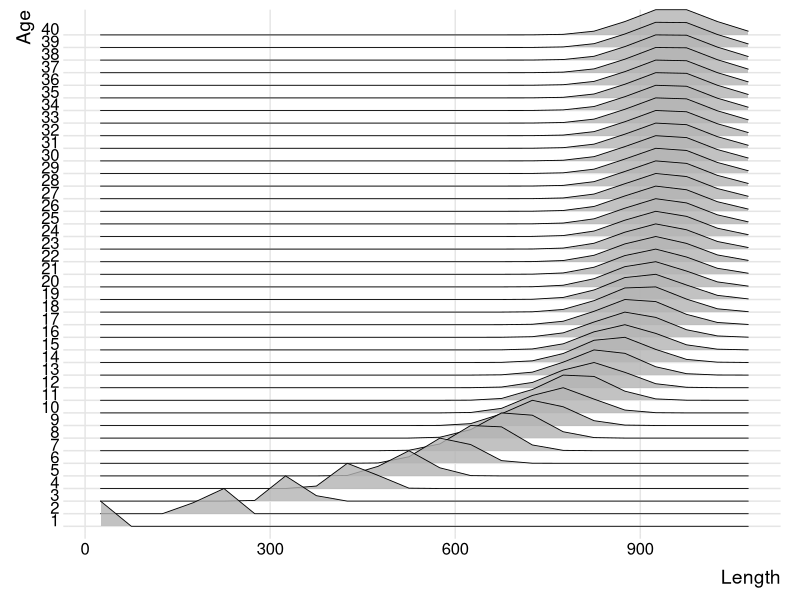
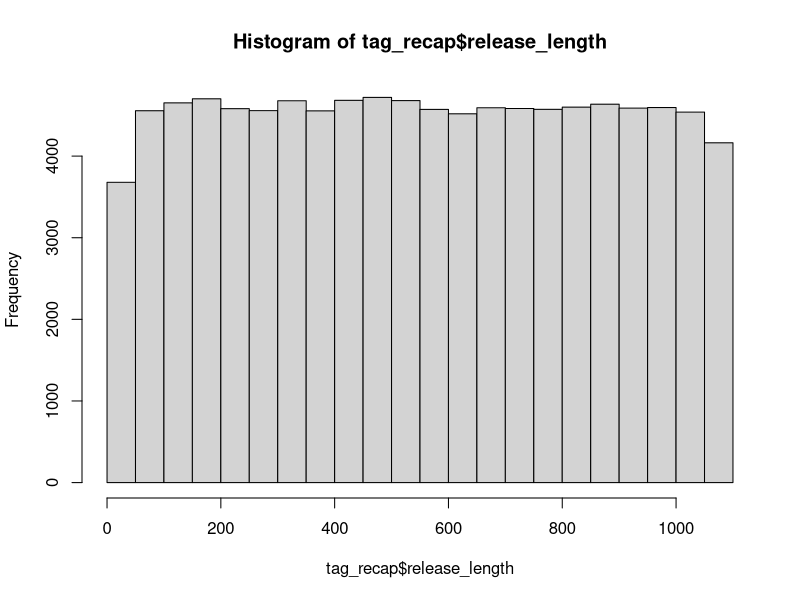
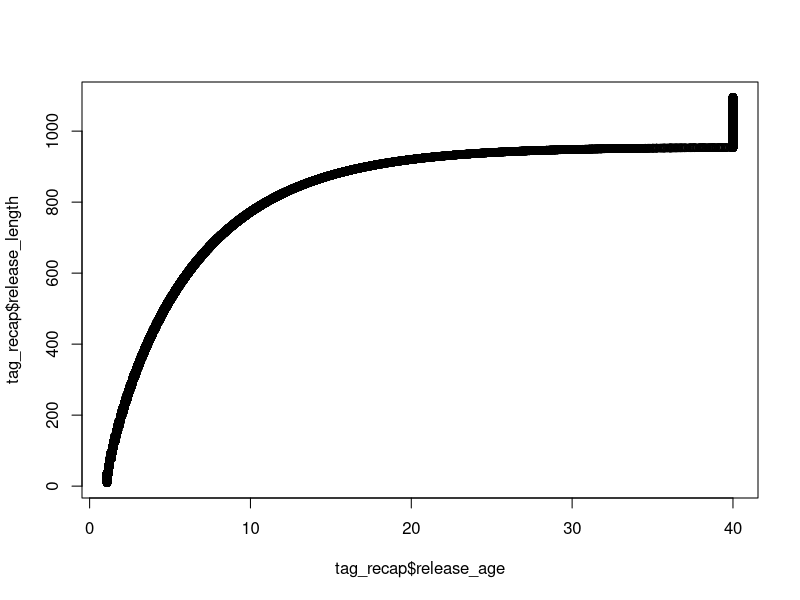
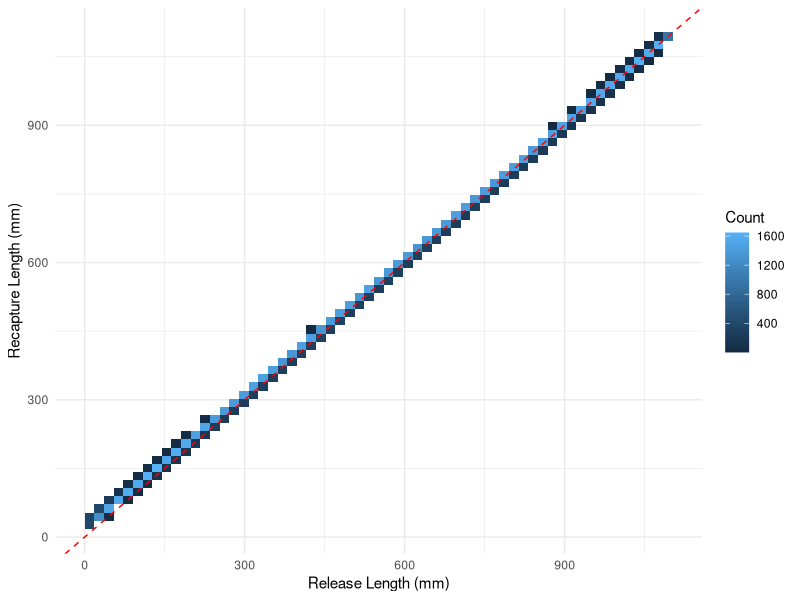
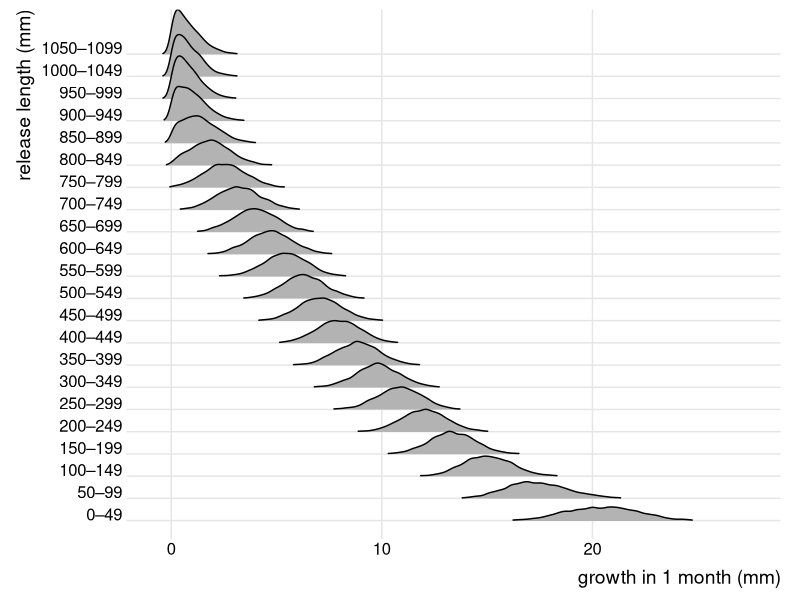
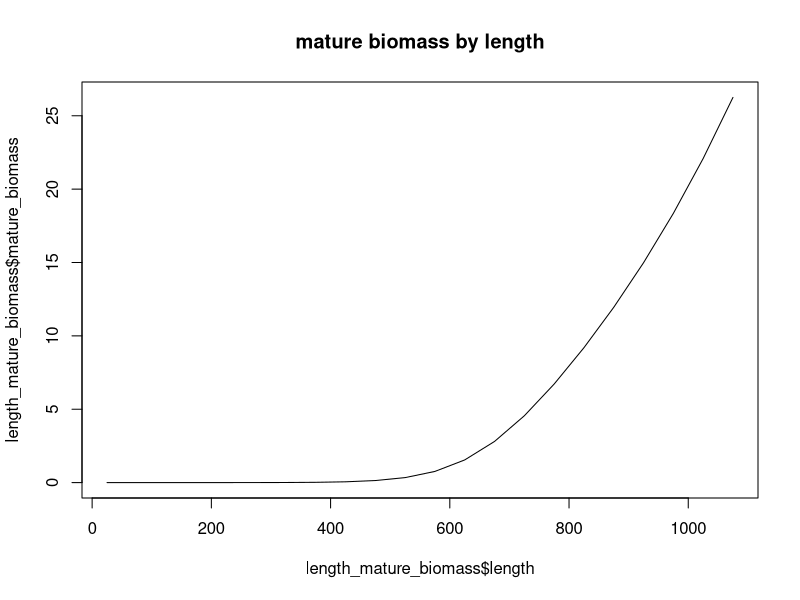
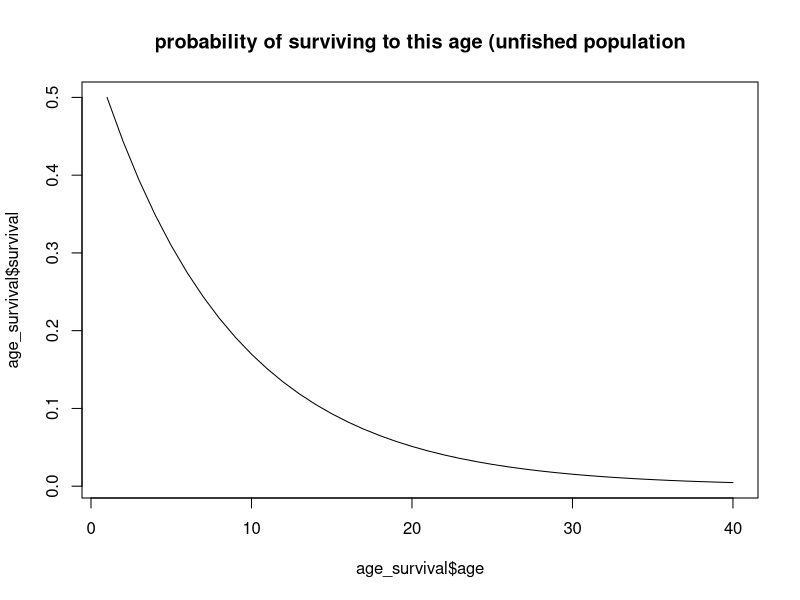
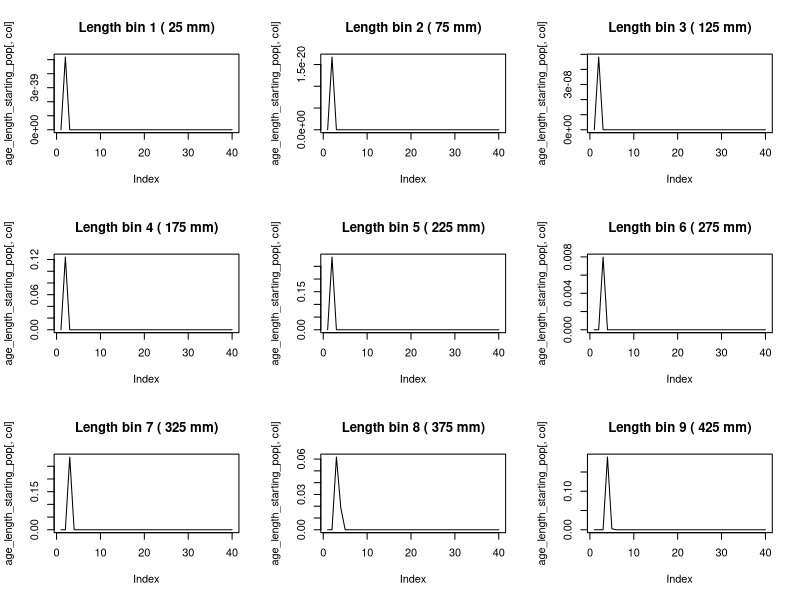

R code for these plots, in order: (Note: this script raises an error after producing the figures.)
# -----------------------------------------------------------------------------

# Project: Wadandi Pink Snapper Population Model
# Data:    Values from the literature
# Task:    Set up populations
# Author:  Lise Fournier-Carnoy / adapted from Charlotte Aston
# Date:    May 2026

# -----------------------------------------------------------------------------

# Status: May 2026 update: trying to switch from age-based to length-based system

# -----------------------------------------------------------------------------

rm(list = ls())

# Load libraries

library(tidyverse)
library(sf)
library(raster)
library(stringr)
library(forcats)
library(RColorBrewer)
library(geosphere)
library(abind)

# we need a population to start the C++ model.
# the start population must be stable and realistic, given the species, the size of the simulation area etc.
# for this, we must know (1.) how the species grows/matures, then (2.) what population size/structure the area *can* support (carrying capacity),
# which will allow us to calculate (3.) what the population size/structure would be under a stable amount of fishing.

# the first two steps are calculated in a 'per recruit' unit, which takes a hypothetical R0=1 recruit through all ages, calculating the hypothetical survival probability, maturity probability and mature biomass
# we then rescale the values from these two first steps to real numbers of fish.

# from this, we can calculate (4.) our start population.
# we need step 2. because the Beverton-Holt equation (which the C++ code runs) calculates density-dependent recruitment (limited by the carrying capacity)


## STEP 0: life history values ================================================

year_end <- 2024
year_start <- 1900
n_yrs <- 2024-1900 # number of years modelled

max_age <- 40 # table 4.2 https://library.dpird.wa.gov.au/cgi/viewcontent.cgi?article=1240&context=fr_rr#page=12.15


### length parameters ----

# Von Bertalanffy Parameters (from Table 2, lower west coast, both sexes combined, https://academic.oup.com/icesjms/article/74/1/180/2669555?login=false#186901916)
# Linf  <- 1136 # hypothetical asymptotic length at infinite age (mm)
# k     <- 0.12 # growth coefficient, (/year)
# t0    <- -0.42 # hypothetical age at length = 0 (y)

# Schnute equation parameters - found to fit Yijarup better, table 4.2 https://library.dpird.wa.gov.au/cgi/viewcontent.cgi?article=1240&context=fr_rr#page=12.15
l1 <- 0
l2 <- (927.2 + 915.9)/2 # average of females and males
t1 <- 0
t2 <- 20
a <- (0.160 + 0.168)/2 # "constant relative rate of relative growth rate", Schnute 1981, average of females and males
b <- (1.239 + 1.206)/2 # "incremental relative rate of relative growth rate", Schnute 1981, average of females and males

max_length <- 1095 # in mm, table 4.2 https://library.dpird.wa.gov.au/cgi/viewcontent.cgi?article=1240&context=fr_rr#page=12.15

# age-length standard deviation parameters, for Pinkies, table 1 in Crisafulli et al. 2025 https://www.sciencedirect.com/science/article/pii/S0165783624003023#sec0140
al_cv <- 0.066

# length bin size we'll use in the model
length_bin_size <- 50 # mm. i used 10mm previously but that makes the model too slow.

### weight parameters ----

# weight-length relationship (W = WLa*(forklength^WLb)) , table 4.2 https://library.dpird.wa.gov.au/cgi/viewcontent.cgi?article=1240&context=fr_rr#page=12.15
WLa <- 3.67*10^-5
WLb <- 2.83


### maturity parameters ----

# age at maturity
M50 <- (6.7 + 5.5)/2 # female male average, A50 in table 4.2 https://library.dpird.wa.gov.au/cgi/viewcontent.cgi?article=1240&context=fr_rr#page=12.15
M95 <- (12.9 + 12.3)/2 # female male average, A95 table 4.2 https://library.dpird.wa.gov.au/cgi/viewcontent.cgi?article=1240&context=fr_rr#page=12.15

# length at maturity
L50 <- 660 # females only available, L50 in table 4.2 https://library.dpird.wa.gov.au/cgi/viewcontent.cgi?article=1240&context=fr_rr#page=12.15
L95 <- 900 # females only available, L95 in table 4.2 https://library.dpird.wa.gov.au/cgi/viewcontent.cgi?article=1240&context=fr_rr#page=12.15


### spawning/recruitment parameters ----

prop_f <- 0.5 # proportion expected to be females

# Beverton-Holt Parameters
h   <- 0.75 # table 7.4 p.68 https://library.dpird.wa.gov.au/cgi/viewcontent.cgi?article=1240&context=fr_rr#page=12.15
R0  <- 1 # initial recruitment, hypothetical number. do not change!!

# batch fecundity = a * length^b
fecundity_a <- 9.436*10^-5 # table 4.2 https://library.dpird.wa.gov.au/cgi/viewcontent.cgi?article=1240&context=fr_rr#page=12.15
fecundity_b <- 3.359 # table 4.2 https://library.dpird.wa.gov.au/cgi/viewcontent.cgi?article=1240&context=fr_rr#page=12.15

hyperallo <- (1.26 + 1.14 + 1.33)/3 # THIS VALUE IS CORRECT FOR WEIGHT, NOT AGE OR LENGTH !! average from 3 Sparids in Barneche 2018 (1.26, 1.14 and 1.33)


### mortality/fishing parameters ----

M <- 0.12 # yearly natural mortality, table 4.2 https://library.dpird.wa.gov.au/cgi/viewcontent.cgi?article=1240&context=fr_rr#page=12.15

# selectivity - for now considered as the same for rec and commercial fishing, as even Wise et al. 2007 group them together, p.99. https://library.dpird.wa.gov.au/cgi/viewcontent.cgi?article=1206&context=fr_rr#page=94.59 
# parameter of selectivity ogive
#V50 <- 3.701 # Table 6.3.8, v50 from https://researchlibrary.agric.wa.gov.au/cgi/viewcontent.cgi?article=1029&context=fr_rr
#V95 <-  5.290 # Table 6.3.8, v95 from https://researchlibrary.agric.wa.gov.au/cgi/viewcontent.cgi?article=1029&context=fr_rr

V50 <- 144 # table 4, LV50 in https://www.sciencedirect.com/science/article/pii/S0165783624003023?via%3Dihub
V95 <- 212 # table 4, LV95 in https://www.sciencedirect.com/science/article/pii/S0165783624003023?via%3Dihub

PRM <- 0.25 # see p.36 in Fisher et al. 2025 https://library.dpird.wa.gov.au/cgi/viewcontent.cgi?article=1001&context=fish_rar#page=108.08

# -- McLennan et al. 2014 finds post-release survival after barotrauma treatment to be 88%, same for all depths, all sizes of fish.
# -- Maggs et al. 2024 finds the hook site (lip, body or gut) and depth both sig. affects PRM.
# -- Grixti et al. 2010 finds that PRM in deep waters (48%) is lower than shallow (97%).

eq.init.fish <-  0.025 # this is equilibrium instantaneous fishing mortality?? a low level of fishing effort to apply to the hypothetical fish population so that it stabilises for the burn-in.


## STEP 1: set up life history value ==========================================

# below we use the published life history values to obtain mean values of length-at-age and the weight-at-mean-length-at-age.
mean_life_hist <- data.frame(
  #age = seq(1, 1 + step * (max_age * 12 - 1), by = step)) %>% # each age (1, 2, 3 year old) is split into 12 - this was before i made this into a yearly thing.
  age = 1:max_age) %>%
  
  mutate(
    length = ((l1^b+(l2^b-l1^b))*((1-exp(-a*(age-t1)))/(1-exp(-a*(t2-t1)))))^(1/b), # this is the Schnute equation, replaces the VB equation.
    # length_vb = Linf * (1 - exp(-k * (age - t0))), # this is the old VB equation
    weight = WLa * (length^WLb) / 1000 # divide by 1000 to get in kg 
  ) %>% 
  glimpse()

# from this, let's add uncertainty (because not every 1yo fish will be the same length)
# we'll make a age x length matrix that tells us how likely it is that a fish of age x is of length a, b, c, etc.
lengths <- (0:(max_length)) # start at zero, but all lengths should start at 10mm (see here for post settlement juvenile size ref https://rsnz.onlinelibrary.wiley.com/doi/10.1080/00288330.2014.892013)

# define your length bins (e.g. 50mm bins)
bin_breaks <- seq(0, round(max_length, digits = -1), by = length_bin_size)
bin_labels <- seq_along(bin_breaks[-1])  # indices 1 to n_bins
lengths_bins <- lengths[seq(1, length(lengths), length_bin_size)] # 5cm bins

bin_mids <- bin_breaks[-length(bin_breaks)] + (length_bin_size/2)  # midpoints

length_age_matrix <- matrix(0,
                            nrow = length(mean_life_hist$age),
                            ncol = length(bin_mids), # length bins
                            dimnames = list(as.numeric(mean_life_hist$age), 
                                            as.numeric(bin_mids)))

schnute_length <- function(AGE, l1, l2, t1, t2, a, b) {
  L <- (l1^b + (l2^b - l1^b) * (1 - exp(-a * (AGE - t1))) / (1 - exp(-a * (t2 - t1))))^(1 / b)
  pmin(L, max_length)
} # this function is to obtain the expected length at AGE years old 

for (i in 1:nrow(length_age_matrix)) {
  
  biological_age <- i-1 # the model considers 1yo fish to be a full year old, even though they have just recruited. correct that
  
  if (biological_age == 0) {
    mean_length <- 10  # minimum recruit size in mm (post-settlement juvenile)
  } else {
    mean_length <- round(schnute_length(biological_age, l1, l2, t1, t2, a, b))
  }
  
  sd_length = al_cv * mean_length # eq. 3 from Francis et al. 2016, https://www.sciencedirect.com/science/article/pii/S0165783615000909
  
  length_age_matrix[i, ] <- dnorm(bin_mids, mean = mean_length, sd = sd_length)
} # this loops calculates how likely it is that a fish of age x is of each length y

length_age_matrix <- length_age_matrix / rowSums(length_age_matrix) # normalise so it all adds up to 1

dimnames(length_age_matrix) <- list(mean_life_hist$age, bin_mids)
summary(rowSums(length_age_matrix))  # should all be 1

# we also need to know the length-weight relationship for our lengths
length_weight <- data.frame(length = bin_mids) %>% 
  mutate(weight = WLa * (length^WLb) / 1000 # divide by 1000 to get in kg
         )

# okay so this matrix is going to be the base on which most things get calculated downstream.
library(ggridges)

# sanity check : the distribution of lengths at various ages
as.data.frame(length_age_matrix) %>% 
  mutate(age = as.numeric(rownames(length_age_matrix))) %>% 
  pivot_longer(cols = -age, names_to = "length_bin", values_to = "density") %>% 
  mutate(length_bin = as.numeric(length_bin)) %>% 
  group_by(age) %>% 
  mutate(density_scaled = density / max(density)) %>% # normalise each age to peak = 1
  ungroup() %>% 
  
  ggplot(aes(x = length_bin, y = factor(age), height = density_scaled, group = age)) +
  geom_ridgeline(scale = 2, alpha = 0.8, linewidth = 0.3) +
  labs(x = "Length", y = "Age") +
  theme_ridges(grid = TRUE)


## STEP 1.5: make a length transition matrix ==================================

# the length age matrix tells us the probability of a fish of age x to be of length y, but that doesnt tell us what length a fish of age x and length y will be at age x+1
# for this we need an age-transition matrix, of format length x length.
# age transition matrices are usually calculated with tag-recapture data. 
# i don't have that data, so i'll simulate it.


### A. release the fish! ----

set.seed(123)

# some mean life history
ages = seq(1, max_age, by = 1/12) # monthly ages.
lengths = as.numeric(colnames(length_age_matrix)) # the midpoints of the length bins

# catch, tag, and release some fish!
n_fish  <- 100000

tag_recap <- data.frame( # random set of lengths between min and max
  release_length = runif(n_fish, min = 10, max = max_length) # random lengths >10mm (min juvenile size)
) %>% 
  glimpse()

hist(tag_recap$release_length)


### B. pretend you know the age of these released fish ----

mu_by_age <- schnute_length(ages-1, l1, l2, t1, t2, a, b) # this is the mean length for all ages that a fish can be (monthly) - age-1 because otherwise it treats the new recruits (1 year old in the model) as fish that should be 200mm, so growth of 200mm in 1month... not possible.
sd_by_age <- mu_by_age * al_cv # this is the variability around the mean length, for all ages that a fish can be.

age_likelihoods <- function(LENGTH) {
  dnorm(LENGTH, mean = mu_by_age, sd = sd_by_age)
} # this gives us the probability that a fish of a length x is of each age y.

tag_recap$release_age <- sapply(tag_recap$release_length, function(LENGTH) {
  len_capped <- min(LENGTH, max(lengths_bins)) # prevent fish from being larger than the limit
  liks <- age_likelihoods(len_capped) # finds how likely each age is for that length
  liks <- liks / sum(liks) # normalise to get the relative likelihood of each age
  #sum(ages * liks) # get the weighted average age
  ages[which.max(liks)] 
  
}) # this obtains the age (as an average from the likely ages) for every fish we released

tail(tag_recap)

plot(x = tag_recap$release_age, y = tag_recap$release_length) # the largest fish are assigned to the oldest age class.


### C. one month later, catch the fish again! ----

# one month later, we go back and capture the fish again
tag_recap$recapture_age <- tag_recap$release_age + (1/12)

mu_release   <- schnute_length(tag_recap$release_age - 1, l1, l2, t1, t2, a, b)
mu_recap_age <- schnute_length(tag_recap$recapture_age - 1, l1, l2, t1, t2, a, b)

growth_increment <- pmax(mu_recap_age - mu_release, 0)
sd_recap <- pmax(al_cv * growth_increment, 1) # minimum growth is 1mm per month

# we have to randomly decide what length the fish will be one year after release, according to mu & sd,
# keeping in mind that fish can't shrink.
library(truncnorm)
# so rtruncnorm will do "okay this fish was release at __mm, one year later its length will be randomly selected from a normal distribution that makes sense for its age (mu & sd), keeping in mind the min length (release length) and max length."
tag_recap$recapture_length <- rtruncnorm(
  n    = n_fish,
  a    = tag_recap$release_length, # lower bound (no shrinkage)
  b    = max_length, # upper bound (largest size)
  mean = tag_recap$release_length + growth_increment,
  sd   = sd_recap
)

tag_recap$growth <- tag_recap$recapture_length - tag_recap$release_length
# cool beans, we now have a fully structured tag-recapture dummy dataset to base our age-transition matrix on.

# check it over
ggplot(tag_recap, aes(x = release_length, y = recapture_length)) +
  geom_bin2d(bins = 60) +
  geom_abline(slope = 1, intercept = 0, colour = "red", linetype = "dashed") +
  labs(x = "Release Length (mm)", y = "Recapture Length (mm)", fill = "Count") +
  theme_minimal()

# here fish cannot grow more than 100mm per month (makes sense). largest fish can't really grow more than the max, so the density is close to zero
tag_recap %>%
  filter(!is.na(growth)) %>%
  mutate(length_bin = factor(
    paste0(floor(release_length / 50) * 50, "–", floor(release_length / 50) * 50 + 49),
    levels = paste0(
      seq(floor(min(release_length, na.rm=TRUE)/50)*50,
          floor(max(release_length, na.rm=TRUE)/50)*50, by=50),
      "–",
      seq(floor(min(release_length, na.rm=TRUE)/50)*50,
          floor(max(release_length, na.rm=TRUE)/50)*50, by=50) + 49
    )
  )) %>%
  ggplot(aes(x = growth, y = length_bin)) +
  geom_density_ridges_gradient(scale = 2, rel_min_height = 0.01) +
  labs(x = "growth in 1 month (mm)", y = "release length (mm)") +
  theme_ridges()


### XX okay now the length transition matrix ----

glimpse(tag_recap)

n_bins <- length(bin_labels)

ATM <- matrix(0, nrow = n_bins, ncol = n_bins)
rownames(ATM) <- bin_mids
colnames(ATM) <- bin_mids
# assign each fish to release and recapture bins
tag_recap$release_bin <- cut(tag_recap$release_length, 
                             breaks = bin_breaks, labels = FALSE)
tag_recap$recapture_bin <- cut(tag_recap$recapture_length, 
                               breaks = bin_breaks, labels = FALSE)


for (i in 1:n_bins) {
  current_lower_edge <- bin_breaks[i]  # lower edge of bin i
  fish <- tag_recap[tag_recap$release_bin == i, ] # find all the fish that were released at this length bin.
  
  mu_recap <- mean(fish$recapture_length, na.rm = T) # find their average recapture length
  sigma_recap <- sd(fish$recapture_length, na.rm = T) # and the SD of the recapture length
  
  # for each bin i, what is the probability of being that length, given the recapture data (p(length bin) is p(bin upper bound) - p(bin lower bound))
  probs <- pnorm(bin_breaks[-1], mu_recap, sigma_recap) - pnorm(bin_breaks[-length(bin_breaks)], mu_recap, sigma_recap)
  
  probs[bin_breaks[-length(bin_breaks)] < current_lower_edge] <- 0  # no shrinkage, zero out smaller bins.
  
  ATM[i,] <- probs / sum(probs) # scale so it all adds up to 1
}

tail(ATM) # and that's the age transition matrix!


## STEP 2: set up a hypothetical unfished population ==========================

# the goal here is to calculate what the distribution of mature biomass looks like for a hypothetical population.
# what this means is that for a hypothetical recruitment of R0 = 1, where is the bulk of biomass across lengths and ages?
# this whole setup is made to obtain a single value: unfished_female_spawning_biomass.
# we use this downstream.

# calculate maturity and mature biomass across all lengths
length_mature_biomass <- data.frame(
  length = bin_mids
  ) %>% 
  mutate(
  weight = WLa * (length^WLb) / 1000
  ) %>% 
  mutate(
    maturity = 1/(1+(exp(-log(19)*((length-L50)/(L95-L50))))), # you can replace length, l50, and l95 with age, M50, and M95 if you wish, but length determines maturity better than age
    mature_biomass = maturity * weight^hyperallo
  ) %>% 
  glimpse()

plot(x = length_mature_biomass$length, 
     y = length_mature_biomass$mature_biomass, 
     main = "mature biomass by length", 
     type = "l")


# calculate natural survival in each age group
age_survival <- data.frame(
  age = mean_life_hist$age,
  survival = NA
) %>% 
  glimpse()
age_survival[1, "survival"] <- R0*prop_f # survival probability on age 1
for (r in 2:nrow(age_survival)){
  age_survival[r, "survival"] <- age_survival[r-1, "survival"]*exp(-M) 
} # this calculates the survival in the next age based on the previous age

plot(x = age_survival$age, 
     y = age_survival$survival,
     main = "probability of surviving to this age (unfished population", 
     type = "l")


# put it all together
length_age_matrix[1,] <- 0 # fill babies 
unfished_pop_ssb <- sweep(length_age_matrix, MARGIN = 2, length_mature_biomass$mature_biomass, FUN = "*")
test <- sweep(unfished_pop_ssb, MARGIN = 1, age_survival$survival, FUN = "*")

# below we are taking a hypothetical female, which we weigh every year, to figure out how much total spawning biomass it contributes over its lifetime. (taking into account natural mortality)
# with the matrix, we're kind of collapsing the uncertainty in length (summing), so that we get a single value.
unfished_female_spawning_biomass <- sum(test)
unfished_female_spawning_biomass # about 24kg


### Calculate Beverton-Holt parameters for the unfished population ----

alpha <- (unfished_female_spawning_biomass/R0)*((1-h)/(4*h)) 
beta <- ((h-0.2)/(0.8*h*R0))


## STEP 3: set up a hypothetical fished population ============================

# we need to calculate things for a hypothetical fished population.
# survival is a little different when you add fishing mortality, so we need to recalculate.

# we have biomass across lengths from the previous step
glimpse(length_mature_biomass)

sel_at_length <- data.frame(
  length      = bin_mids,
  selectivity = 1 / (1 + exp(-log(19) * ((bin_mids - V50) / (V95 - V50))))
)

# collapse to age-based selectivity by weighting each age's length distribution
# (length_age_matrix rows = age, cols = length bin; each row sums to 1)
age_selectivity <- as.numeric(length_age_matrix %*% sel_at_length$selectivity)

fished_pop_setup <- data.frame(age = mean_life_hist$age) %>% 
  mutate(selectivity = age_selectivity,
         fishing_mortality = selectivity * eq.init.fish,
         total_mortality = fishing_mortality + M
  )
head(fished_pop_setup)

# Calculate survival for the fished population
fished_pop_setup <- fished_pop_setup %>% 
  mutate(survival = NA) %>% 
  glimpse()

fished_pop_setup[1, "survival"] <- R0*prop_f # survival probability on age 1

for (r in 2:nrow(fished_pop_setup)){
  fished_pop_setup[r, "survival"] <- fished_pop_setup[r-1, "survival"]*exp(-fished_pop_setup[r-1, "total_mortality"]) # Divide by the time step here
} # this calculates the survival in the next age based on the previous age

# put it all together
fished_pop_ssb <- sweep(length_age_matrix, MARGIN = 2, length_mature_biomass$mature_biomass, FUN = "*")
fished_pop_ssb <- sweep(fished_pop_ssb, MARGIN = 1, fished_pop_setup$survival, FUN = "*")

# below we are taking a hypothetical female, which we weigh every year (12th month), to figure out how much total spawning biomass it contributes over its lifetime.
# with the matrix, we're kind of collapsing the uncertainty (summing), so that we get a single value.
fished_female_spawning_biomass <- sum(fished_pop_ssb)
fished_female_spawning_biomass # about 18kg, lower than unfished, which makes sense because a fished population will have fewer big fish (spawners)


### Spawner per recruit and equilibrium recruitment ----

spr <- fished_female_spawning_biomass/unfished_female_spawning_biomass 
(1 - spr) # this says 'under fished equilibrium, 1 recruit loses ~24% (1-spr) of its reproductive output over her lifetime compared to unfished equilibrium'
equil_recr <- (fished_female_spawning_biomass-alpha)/(beta*fished_female_spawning_biomass) 
equil_recr # this says 'however, under fished equilibrium, 1 recruit produces ~97% of its unfished recruitment (because there is lower density of fish)
# the density-dependence is visible here: fewer spawners = population below carrying capacity = more recruits


## STEP 4: set up the starting population =====================================

## so far the fished and unfished populations and spawning biomasses were hypothetical, for a single recruit.
## here we scale the spawning biomasses to the level of recruitment, to make a starting population.
## first it's age-based, then we transform it into a age-length-based structure.

init_recr <- 1 # in thousands - 4000 is too small

# calculate initial fished recruitment (how many new fish from the fished population)
init_fished_recr <- (fished_female_spawning_biomass-alpha) / (fished_female_spawning_biomass*beta) * init_recr 

# calculate initial unfished spawning biomass - this is the carrying capacity for the size of our model, defined by init_recr
init_unfished_f_sb <- init_fished_recr * unfished_female_spawning_biomass

# calculate initial fished spawning biomass - this is the spawning biomass of our starting population
init_fished_f_sb <- init_fished_recr * fished_female_spawning_biomass

# calculate new Beverton-Holt parameters - because we have a different initial recruitment value, alpha and beta will change.
alpha <- (init_unfished_f_sb / init_fished_recr) * ((1-h) / (4*h))
beta <- ((h-0.2) / (0.8*h*init_fished_recr))

# calculate number of female recruits in the next time step
n_f_recr <- (init_fished_f_sb/(alpha+beta*init_fished_f_sb))*prop_f # originally Charlotte had init_unfished_sb/(alpha...) but i think that's incorrect

age_starting_pop <- data.frame(
  age = mean_life_hist$age,
  n = NA
  )

age_starting_pop[1, "n"] <- n_f_recr

for (r in 2:(max_age)){ 
  age_starting_pop[r, "n"] <- age_starting_pop[r-1, "n"] * exp(-fished_pop_setup[r-1, "total_mortality"])
} # this calculates the survival in the next age based on the previous age using total mortality from our fished population


# okay so now we know that our starting population has ~2400 fish of age 1, but not all will be the same length. we'll use our age-length matrix to figure out how many there are of each length.
age_length_starting_pop <- sweep(length_age_matrix, MARGIN = 1, age_starting_pop[, "n"], FUN = "*")
dim(age_length_starting_pop)

bins_to_plot <- c(1:9)
par(mfrow = c(3, 3))
lapply(bins_to_plot, function(col) {
  plot(age_length_starting_pop[, col], type = "l",
       #ylim = c(0, 2000),
       main = paste("Length bin", col, "(", bin_mids[col], "mm)"))
})

# -- you can see as fish age, there's more and more uncertainty about their age. that's exactly what we want.
# -- these fish form our starting population for the model
# -- at the end of the year the spawning stock biomass of all females will be calculated to generate recruitment for the next year
# -- alpha and Beta need to be recorded for use in the next step of the model


## Selectivity-retention for the fish in the model ----------------------------

# we want to make a matrix that tells us for every month of every year, how likely is it that a fish of length x gets caught and kept by a fisher.

# first we translate selectivity to a length-based vector, so that the selectivity-retention has the same number of values to calculate things on.
fished_pop_setup$selectivity

# we'll use the selectivity-at-age to approximate a selectivity-at-length
# sel_at_age <- data.frame(age = mean_life_hist$age, selectivity = fished_pop_setup$selectivity)
# sel_at_length <- data.frame(
#   length     = bin_mids,
#   selectivity = NA
# )
# 
# sel_at_age <- approx(
#   x = mean_life_hist$age,
#   y = fished_pop_setup$selectivity,
#   xout = mean_life_hist$age,
#   rule = 2
# )$y
# 
# length_to_sel <- approxfun( # linear interpolation between selectivity-at-age and -at-length
#   x = mean_life_hist$length,
#   y = sel_at_age,
#   rule = 2
# )
# 
# sel_at_length$selectivity <- length_to_sel(as.numeric(sel_at_length$length) + 5) # apply the interpolation to the length bins
# 
# # manually fill bins that are too-big and too-small (they're not observed in the sel-at-age so need to be manually filled)
# sel_at_length$selectivity[as.numeric(sel_at_length$length) + 5 < min(mean_life_hist$length)] <- 0
# sel_at_length$selectivity[as.numeric(sel_at_length$length) + 5 > max(mean_life_hist$length)] <- 1

## okay now to calculate things
ret <- array(0,
             dim = c(ncol(length_age_matrix)), 
             dimnames = list(colnames(length_age_matrix)))

sel_ret <- array(0,
                 dim = c(ncol(length_age_matrix), n_yrs+1), 
                 dimnames = list(colnames(length_age_matrix), year_start:year_end))

mll_changes <- data.frame( # minimum legal length (MLL) changes
  year = c(1913, 1977, 1988, 2008, 2009),
  mll =  c(279,  380,  410,  450,  500)
)

for (YEAR in year_start:year_end) {
  
  current_mll <- if (YEAR < min(mll_changes$year)) 0 else (
    tail(mll_changes$mll[mll_changes$year <= YEAR], 1)
  )
  
  # retention: the % of fish of each size that are kept by fishers. changes with MLL legislation
  lengths <- as.numeric(rownames(sel_ret))
  ret <- ifelse(lengths < current_mll, 0, # fish that are too small will not be kept
                ifelse(lengths < current_mll + 5, 0.5, # fish around the MLL will not all be kept
                       0.95)) # and the larger fish will mostly be kept, but not all
  
  # landings: the % of fish of each length that can be caught and will be retained
  landings = sel_at_length$selectivity * ret
  # discards: the % of fish of each length that can be caught but will be chucked back
  discards = sel_at_length$selectivity * (1 - ret)
  
  # selectivity-retention: the % of fish of each age (in each year) that will die from fishing activities (caught, and either kept, or chucked back and die)
  sel_ret[, as.character(YEAR)] = landings + (PRM * discards)
  
}
head(sel_ret)

par(mfrow=c(2, 2))
plot(sel_ret[,1], type = "l")
plot(sel_ret[,50], type = "l")
plot(sel_ret[,80], type = "l")
plot(sel_ret[,120], type = "l")


## Saving files ---------------------------------------------------------------

# initial population
saveRDS(age_length_starting_pop, file = paste0("data/output_data/05_starting_population.rds"))

# number of length bins
bin_mids
saveRDS(bin_mids, file = "data/output_data/05_length_bins.rds")

# age-transition matrix
saveRDS(ATM, "data/output_data/05_age_transition_matrix.rds")

# selectivity
selectivity <- fished_pop_setup$selectivity
saveRDS(selectivity, file = "data/output_data/05_selectivity.rds")
saveRDS(sel_ret, file = "data/output_data/05_selectivity_retention.rds")

# maturity
maturity <- length_mature_biomass$maturity
saveRDS(maturity, file = "data/output_data/05_maturity.rds")

# weight of each age group
weight <- length_weight$weight
saveRDS(weight, file = "data/output_data/05_weight.rds")

# Beverton-Holt parameters
saveRDS(alpha, file = "data/output_data/05_Beverton-Holt_alpha.rds")
saveRDS(beta, file = "data/output_data/05_Beverton-Holt_beta.rds")

### END ###
